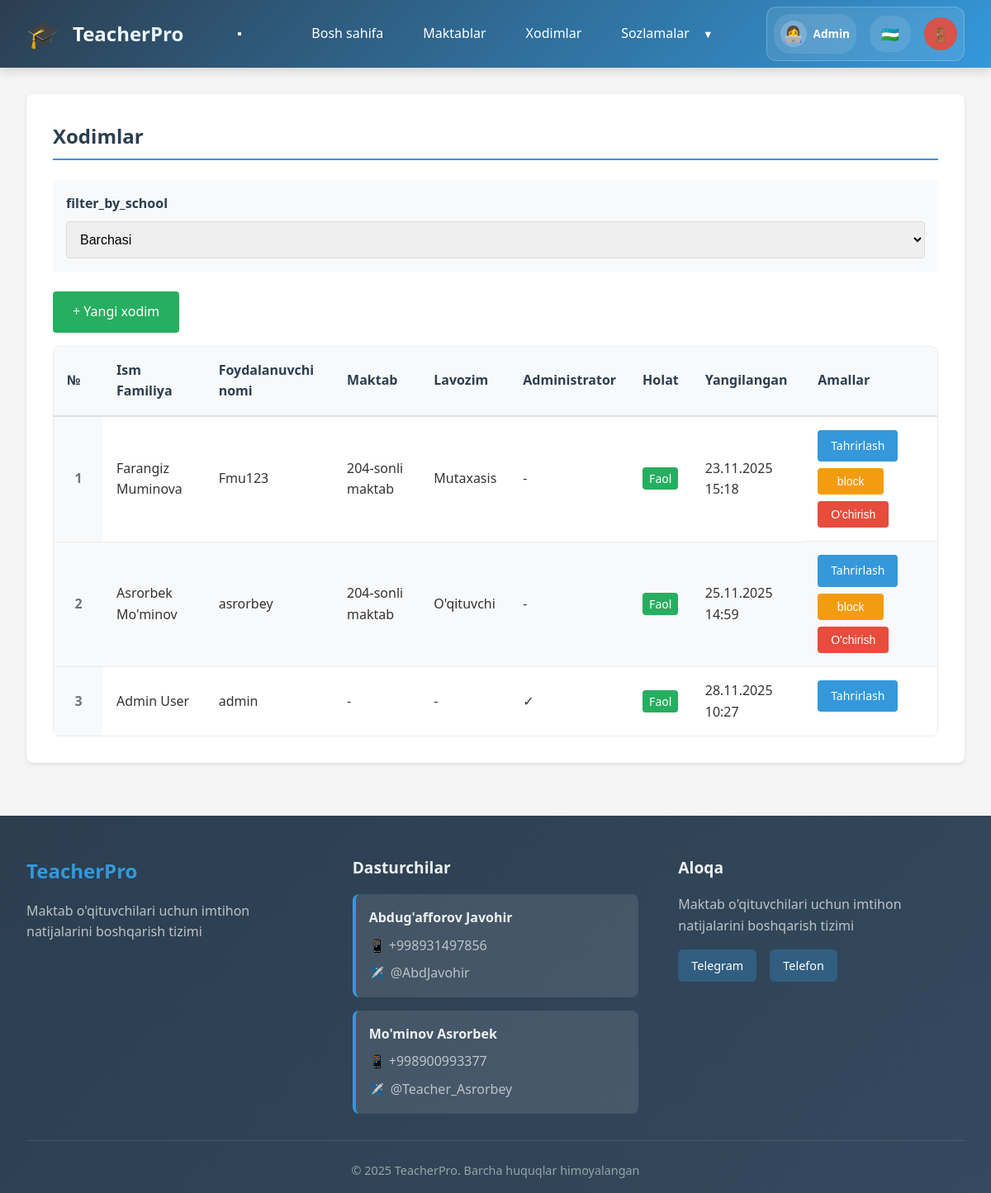
/admin/employees (signed in), run on an earlier commit of the app's database.
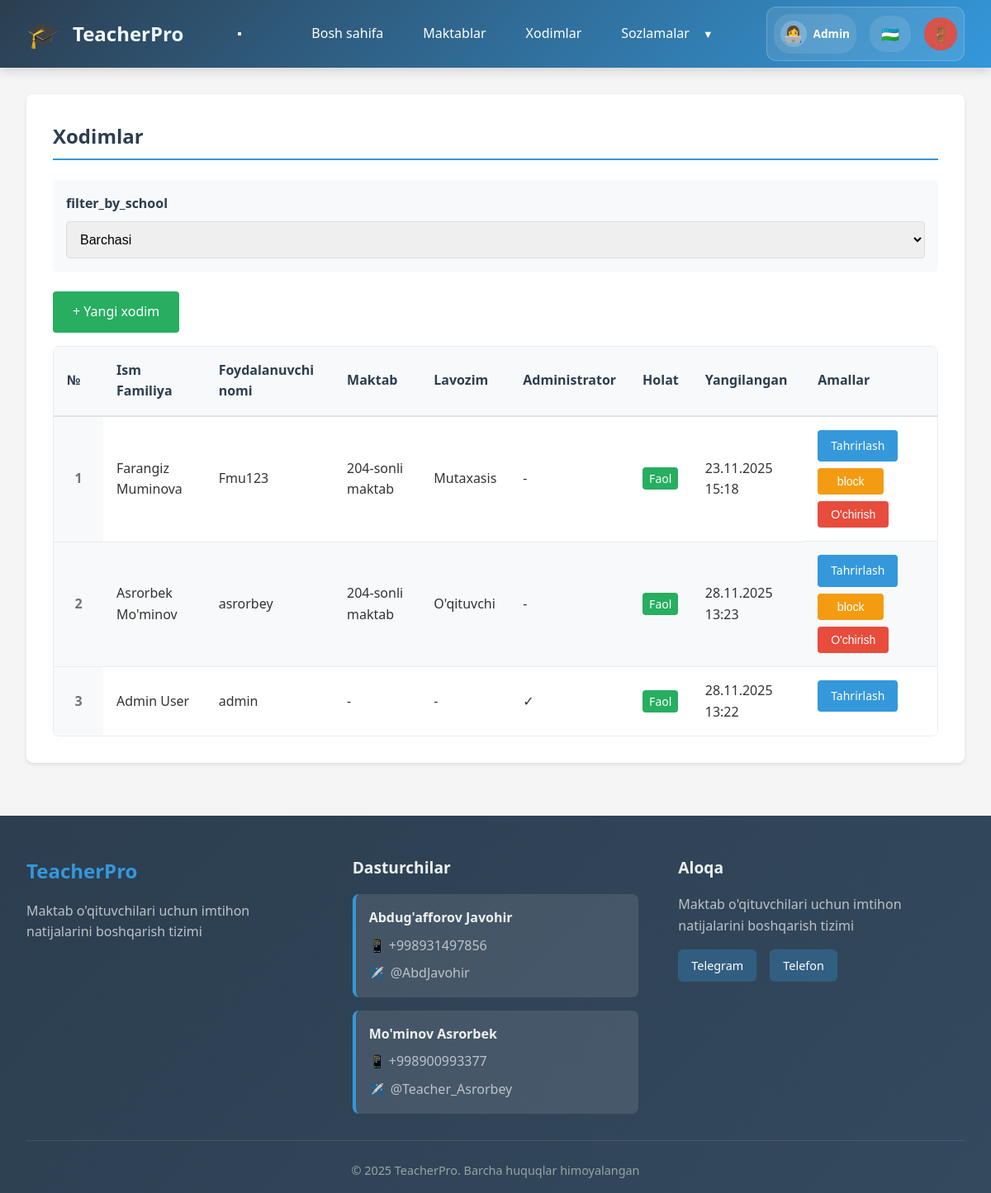
And on a later commit of the database.
### models.py (models this page shows, shortened)
class Base(DeclarativeBase):
    pass

class Employee(Base):
    __tablename__ = 'employees'
    id = Column(Integer, primary_key=True)
    username = Column(String(80), unique=True, nullable=False)
    password_hash = Column(String(200), nullable=False)
    first_name = Column(String(100), nullable=False)
    last_name = Column(String(100), nullable=False)
    email = Column(String(100))
    is_admin = Column(Boolean, default=False)
    is_active = Column(Boolean, default=True)
    school_id = Column(Integer, ForeignKey('schools.id'), nullable=True)
    staff_title_id = Column(Integer, ForeignKey('staff_titles.id'), nullable=True)
    created_at = Column(DateTime, default=datetime.utcnow)
    updated_at = Column(DateTime, default=datetime.utcnow, onupdate=datetime.utcnow)
    school = relationship('School', back_populates='employees')
    staff_title = relationship('StaffTitle', back_populates='employees')
    assigned_classes = relationship('SchoolClass', secondary='teacher_classes', back_populates='assigned_teachers')
    assigned_subjects = relationship('Subject', secondary='teacher_subjects', back_populates='assigned_teachers')

class School(Base):
    __tablename__ = 'schools'
    id = Column(Integer, primary_key=True)
    name = Column(String(200), nullable=False)
    address = Column(Text)
    phone = Column(String(50))
    email = Column(String(100))
    created_at = Column(DateTime, default=datetime.utcnow)
    employees = relationship('Employee', back_populates='school', cascade='all, delete-orphan')
    classes = relationship('SchoolClass', back_populates='school', cascade='all, delete-orphan')

class StaffTitle(Base):
    __tablename__ = 'staff_titles'
    id = Column(Integer, primary_key=True)
    title = Column(String(100), nullable=False, unique=True)
    employees = relationship('Employee', back_populates='staff_title')

### routers/admin.py (the view)
@router.get("/employees", response_class=HTMLResponse)
async def employees_list(
    request: Request,
    school_id: Optional[str] = None,
    db: AsyncSession = Depends(get_db)
):
    if school_id and school_id.strip():
        try:
            school_id_int = int(school_id)
        except ValueError:
            school_id_int = None
    if school_id:
        result = await db.execute(
            select(Employee)
            .options(selectinload(Employee.school), selectinload(Employee.staff_title))
            .where(Employee.school_id == school_id_int)
        )
    else:
        result = await db.execute(
            select(Employee)
            .options(selectinload(Employee.school), selectinload(Employee.staff_title))
            .order_by(Employee.created_at.desc())
        )
    employees = result.scalars().all()
    schools_result = await db.execute(select(School))
    schools = schools_result.scalars().all()
    context = await get_template_context(request)
    context.update({'employees': employees, 'schools': schools})
    return templates.TemplateResponse('admin/employees.html', context)

### templates/admin/employees.html (shortened to what this page needs)
{% extends "base.html" %}
{% block content %}
<div class="card">
    <h2>{{ _('employees') }}</h2>
    <div class="filter-box">
        <form method="GET">
            <div style="display: flex; gap: 1rem; align-items: end;">
                <div class="form-group" style="flex: 1; margin-bottom: 0;">
                    <label for="school_id">{{ _('filter_by_school') }}</label>
                    <select id="school_id" name="school_id" onchange="this.form.submit()">
                        <option value="">{{ _('all') }}</option>
                    </select>
                </div>
            </div>
        </form>
    </div>
    <div style="margin-bottom: 1rem;">
        <a href="{{ url_for('add_employee') }}" class="btn btn-success">+ {{ _('new_employee') }}</a>
    </div>
    {% if employees %}
    <div class="table-container">
        <table>
            <thead>
                <tr>
                    <th width="60">{{ _('number') }}</th>
                    <th>{{ _('first_name') }} {{ _('last_name') }}</th>
                    <th>{{ _('username') }}</th>
                    <th>{{ _('school') }}</th>
                    <th>{{ _('staff_title') }}</th>
                    <th>{{ _('admin') }}</th>
                    <th>{{ _('status') }}</th>
                    <th>{{ _('updated_at') }}</th>
                    <th>{{ _('actions') }}</th>
                </tr>
            </thead>
            <tbody>
                {% for employee in employees %}
                <tr>
                    <td class="row-number">{{ loop.index }}</td>
                    <td>{{ employee.first_name }} {{ employee.last_name }}</td>
                    <td>{{ employee.username }}</td>
                    <td>
                        {% if employee.school_id %}
                        {% for school in schools %}
                        {% if school.id == employee.school_id %}
                        {{ school.name }}
                        {% endif %}
                        {% endfor %}
                        {% else %}
                        -
                        {% endif %}
                    </td>
                    <td>
                        {% if employee.staff_title %}
                        {{ employee.staff_title.title }}
                        {% else %}
                        -
                        {% endif %}
                    </td>
                    <td>{% if employee.is_admin %}✓{% else %}-{% endif %}</td>
                    <td>
                        {% if employee.is_active %}
                        <span class="status-active">{{ _('active') }}</span>
                        {% else %}
                        <span class="status-inactive">{{ _('inactive') }}</span>
                        {% endif %}
                    </td>
                    <td>{{ employee.updated_at.strftime('%d.%m.%Y %H:%M') }}</td>
                    <td class="action-buttons">
                        <a href="{{ url_for('edit_employee', id=employee.id) }}" class="btn btn-primary btn-sm">{{
                            _('edit')
                            }}</a>
                        {% if employee.id != session.user_id %}
                        <form method="POST" action="{{ url_for('toggle_employee_status', id=employee.id) }}"
                            style="display: inline;">
                            <button type="submit" class="btn btn-warning btn-sm">
                                {% if employee.is_active %}{{ _('block') }}{% else %}{{ _('activate') }}{% endif %}
                            </button>
                        </form>
                        <form method="POST" action="{{ url_for('delete_employee', id=employee.id) }}"
                            style="display: inline;" onsubmit="return confirmDelete();">
                            <button type="submit" class="btn btn-danger btn-sm">{{ _('delete') }}</button>
                        </form>
                        {% endif %}
                    </td>
                </tr>
                {% endfor %}
            </tbody>
        </table>
    </div>
    {% else %}
    <div class="no-data">
        <p>{{ _('no_data') }}</p>
    </div>
    {% endif %}
</div>
{% endblock %}

### templates/base.html (shortened to what this page needs)
<!DOCTYPE html>
<html lang="{{ current_language }}">
<head>
    <link rel="stylesheet" href="{{ url_for('static', filename='style.css') }}">
</head>
<body>
    <nav class="navbar">
        <div class="nav-brand">
            <div class="nav-icon">🎓</div>
            <h1>{{ _('app_name') }}</h1>
        </div>
        <button class="hamburger-menu" id="hamburgerMenu">
        </button>
        <div class="nav-links">
            {% if session.user_id %}
            <div class="nav-menu" id="navMenu">
                {% if session.is_admin %}
                <a href="{{ url_for('admin_dashboard') }}"
                    class="nav-link {% if request.endpoint == 'admin_dashboard' %}active{% endif %}">
                    {{ _('dashboard') }}
                </a>
                <a href="{{ url_for('schools_list') }}"
                    class="nav-link {% if request.endpoint == 'schools_list' %}active{% endif %}">
                    {{ _('schools') }}
                </a>
                <a href="{{ url_for('employees_list') }}"
                    class="nav-link {% if request.endpoint == 'employees_list' %}active{% endif %}">
                    {{ _('employees') }}
                </a>
                <div class="nav-dropdown" id="settingsDropdown">
                    <a href="#" class="nav-link">
                        {{ _('settings') }}
                        <span class="dropdown-arrow">▼</span>
                    </a>
                </div>
                {% endif %}
            </div>
            <div class="nav-user" id="navUser">
                <div class="user-info-compact">
                    <span class="user-avatar">👩‍💻</span>
                    <span class="user-name-short">{{ session.full_name.split(' ')[0] }}</span>
                </div>
                <div class="language-selector-compact">
                    <div class="language-current" id="languageCurrent">
                        {% if current_language == 'uz' %}🇺🇿{% endif %}
                    </div>
                </div>
                <a href="{{ url_for('logout') }}" class="logout-btn-compact" title="{{ _('logout') }}">
                    <span class="logout-icon">🚪</span>
                </a>
            </div>
            {% endif %}
        </div>
    </nav>
    <div class="container">
        {% block content %}{% endblock %}
    </div>
    <footer class="footer">
        <div class="footer-content">
            <div class="footer-section">
                <h3>{{ _('app_name') }}</h3>
                <p>{{ _('footer_description') }}</p>
            </div>
            <div class="footer-section">
                <h4>{{ _('developers') }}</h4>
                <div class="developer-info">
                    <div class="developer">
                        <strong>Abdug'afforov Javohir</strong>
                        <div class="developer-contacts">
                            <span class="contact-item">📱 +998931497856</span>
                            <a href="https://t.me/AbdJavohir" class="contact-link" target="_blank">
                                <span class="telegram-icon">✈️</span> @AbdJavohir
                            </a>
                        </div>
                    </div>
                    <div class="developer">
                        <strong>Mo'minov Asrorbek</strong>
                        <div class="developer-contacts">
                            <span class="contact-item">📱 +998900993377</span>
                            <a href="https://t.me/Teacher_Asrorbey" class="contact-link" target="_blank">
                                <span class="telegram-icon">✈️</span> @Teacher_Asrorbey
                            </a>
                        </div>
                    </div>
                </div>
            </div>
            <div class="footer-section">
                <h4>{{ _('contact') }}</h4>
                <p>{{ _('footer_description') }}</p>
                <div class="footer-links">
                    <a href="https://t.me/AbdJavohir" class="footer-link" target="_blank">Telegram</a>
                    <a href="tel:+998931497856" class="footer-link">{{ _('phone') }}</a>
                </div>
            </div>
        </div>
        <div class="footer-bottom">
            <p>&copy; 2025 {{ _('app_name') }}. {{ _('all_rights_reserved') }}</p>
        </div>
    </footer>
</body>
</html>

What changed in the data, as far as the page shows it:
changed Employee "Asrorbek": updated_at "25.11.2025 14:59" → "28.11.2025 13:23"
changed Employee "Admin": updated_at "28.11.2025 10:27" → "28.11.2025 13:22"
